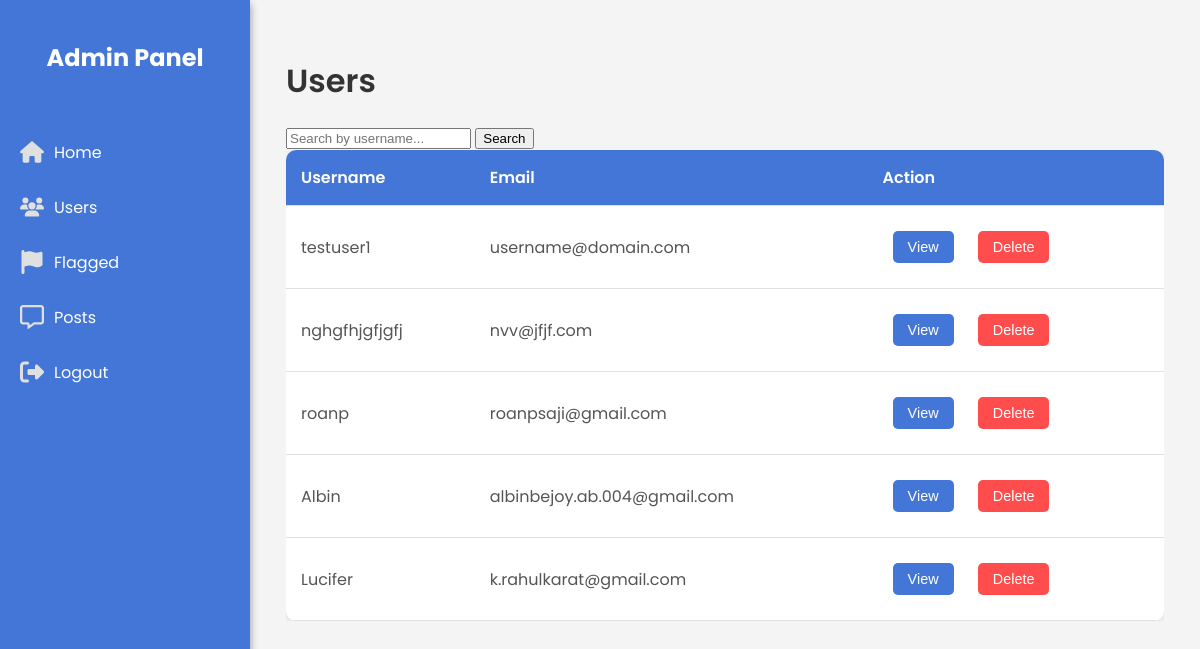
Screenshot of /users with the database file from the repository.
### app/models.py (models this page shows)
class User(db.Model, UserMixin):
    id = db.Column(db.Integer, primary_key=True)
    username = db.Column(db.String(80), unique=True, nullable=False)
    password = db.Column(db.String(80), nullable=False)
    email = db.Column(db.String(120), unique=True, nullable=False)
    phone_number = db.Column(db.Integer, unique=True, nullable=False)
    profile_pic = db.Column(db.String(120), nullable=False, default='profile.jpg')

### app/admin_routes.py (the view)
@app.route('/users', methods=['GET', 'POST'])
def users():
    if request.method == 'GET':
        users = User.query.all()  # Fetch all users
        return render_template('adminPages/users.html', users=users)

### app/templates/adminPages/users.html
{% extends 'adminPages/adminhome.html' %}
{% block head %}
    <link rel="stylesheet" href="{{ url_for('static', filename='css/admin.css') }}">
    <link rel="stylesheet" href="{{ url_for('static', filename='css/users.css') }}">
{% endblock %}
{% block body %}
<div class="users-page">
    <div class="page-header">
        <h1 class="page-title">Users</h1>
        <div class="search-container">
            <form action="/users_search" method="get">
                <label>
                    <input class="form-control" type="text" placeholder="Search by username..." name="username">
                    <input type="submit" value="Search">
                </label>
            </form>
        </div>
    </div>
        <div class="users-table-container">
            <table class="users-table">
                <thead>
                    <tr>
                        <th>Username</th>
                        <th>Email</th>
                        <th>Action</th>
                    </tr>
                </thead>
                <tbody>
                {% if users %}
                    {% for user in users %}
                    <tr>
                        <td>{{ user.username }}</td>
                        <td>{{ user.email }}</td>
                        <td>
                            <button class="action-btn">View</button>
                            <form action="{{ url_for('delete_user', user_id=user.id) }}" method="post" style="display:inline;">
                                <button type="submit" class="action-btn delete-btn">Delete</button>
                            </form>
                        </td>
                    </tr>
                    {% endfor %}
                {% else %}
                    <tr>
                        <td>No results found</td>
                    </tr>
                {% endif %}
                </tbody>
            </table>
        </div>
    </div>
{% endblock %}

### app/templates/adminPages/adminhome.html (shortened to what this page needs)
<!DOCTYPE html>
<html lang="en">
<head>
    <link rel="stylesheet" href="static/css/admin.css">
    {% block head %}{% endblock %}
</head>
<body>
    <div class="sidebar">
        <h2 class="sidebar-title">Admin Panel</h2>
        <nav class="nav">
            <a href="{{ url_for('admin')}}" class="nav-item">
                Home
            </a>
            <a href="{{ url_for('users') }}" class="nav-item">
                Users
            </a>
            <a href="{{ url_for('flags') }}" class="nav-item">
                Flagged
            </a>
            <a href="{{ url_for('posts_admin') }}" class="nav-item">
                Posts
            </a>
            <a href="#" class="nav-item">
                Logout
            </a>
        </nav>
    </div>
    <main>
        {% block body %}{% endblock %}
    </main>
</body>
</html>

### app/static/css/admin.css (style rules this page uses)
body { font-family: 'Poppins', sans-serif; margin: 0; padding: 0; background-color: #f4f4f4; }
main { margin-left: 250px; padding: 1rem; transition: margin-left 0.3s; }
.sidebar { width: 250px; height: 100vh; background-color: #4376d6; color: #ffffff; position: fixed; left: 0; top: 0; box-shadow: 0 4px 8px rgba(0, 0, 0, 0.42); transition: width 0.3s; }
.sidebar-title { padding: 20px; font-size: 24px; text-align: center; }
.nav { padding: 10px 0; }
.nav-item { display: flex; align-items: center; padding: 15px 20px; color: #ffffff; text-decoration: none; border-radius: 10px; transition: background-color 0.3s; }
.icon { width: 24px; height: 24px; margin-right: 10px; }
.icon { color: #e0e0e0; }

### app/static/css/users.css (style rules this page uses)
.users-page { padding: 20px; }
.page-title { font-size: 2rem; margin-bottom: 20px; color: #333; font-weight: 600; }
.users-table-container { overflow-x: auto; }
.users-table { width: 100%; border-collapse: collapse; background-color: #ffffff; box-shadow: 0 2px 8px rgba(0, 0, 0, 0.1); border-radius: 10px; overflow: hidden; }
.users-table th, .users-table td { padding: 15px; text-align: left; border-bottom: 1px solid #e0e0e0; }
.users-table th { background-color: #4376d6; color: #ffffff; font-weight: 600; }
.users-table td { color: #555; }
.action-btn { padding: 8px 15px; border: none; border-radius: 5px; cursor: pointer; font-size: 0.9rem; color: #ffffff; background-color: #4376d6; transition: background-color 0.3s; margin: 10px; }
.delete-btn { background-color: #ff4d4d; }

### rows the page displays
User: username "testuser1", email "username@domain.com"
User: username "nghgfhjgfjgfj", email "nvv@jfjf.com"
User: username "roanp", email "roanpsaji@gmail.com"
User: username "Albin", email "albinbejoy.ab.004@gmail.com"
User: username "Lucifer", email "k.rahulkarat@gmail.com"
